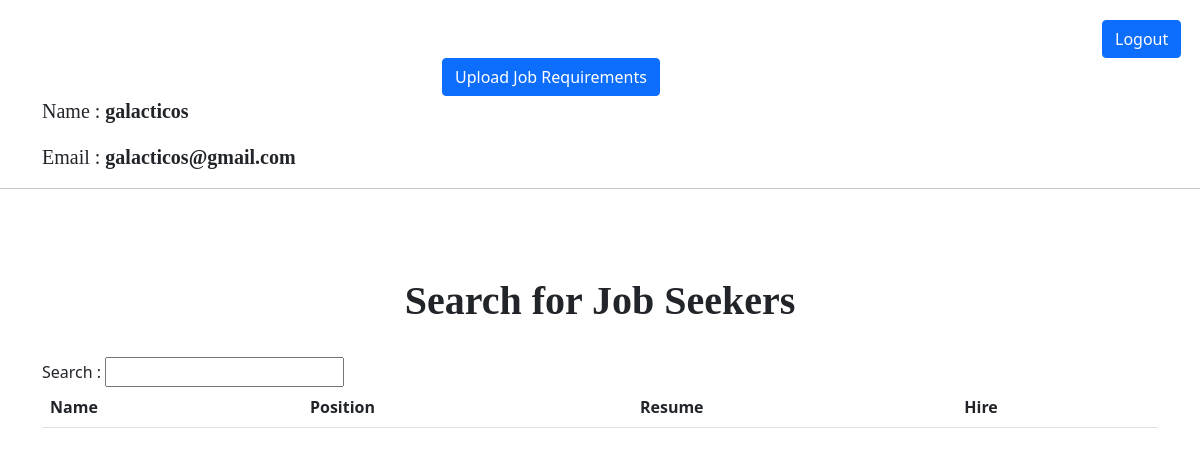
The app's page /companyprofile (signed in), older data.
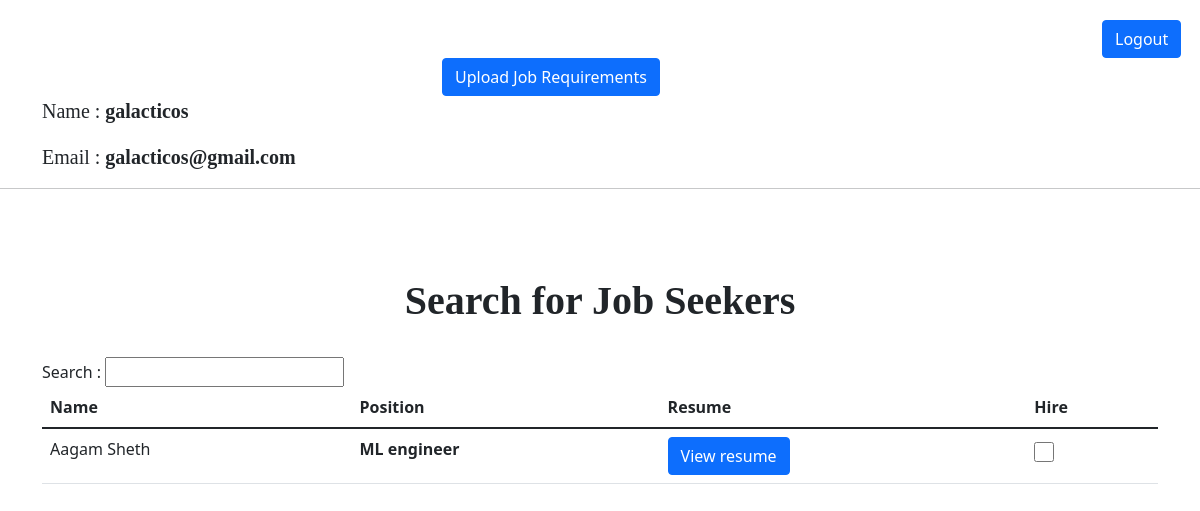
The same page, newer data.
### app.py (models this page shows)
class Company(db.Model):
    sno = db.Column(db.Integer, primary_key=True)
    name = db.Column(db.String(200), nullable=False)
    username = db.Column(db.String(200), unique=True)
    password = db.Column(db.String(200), nullable=False)
    jobTitle = db.Column(db.String(200), nullable=True)
    pdf = db.Column(db.String(200), nullable=True)

class User(db.Model):
    sno = db.Column(db.Integer, primary_key=True)
    name = db.Column(db.String(200), nullable=False)
    username = db.Column(db.String(200), unique=True)
    password = db.Column(db.String(200), nullable=False)
    resume = db.Column(db.String(200), nullable=True)
    position = db.Column(db.String(200), nullable=True)

### app.py (the view)
@app.route("/companyprofile")
def companyprofile():
    if 'company' in session:
        username = session['company']
        user = Company.query.filter_by(username=username).first()
        jobsearchers = User.query.all()
        return render_template('companyprofile.html', user=user, jobsearchers=jobsearchers)
    return redirect(url_for('companylogin'))

### templates/companyprofile.html (shortened to what this page needs)
<!DOCTYPE html>
<html lang="en">
  <head>
    <link
      href="https://cdn.jsdelivr.net/npm/bootstrap@5.1.1/dist/css/bootstrap.min.css"
      rel="stylesheet"
    />
  </head>
  <body>
    <div class="container">
      <div style="padding-left: 1060px; padding-top: 20px">
        <a class="btn btn-primary" href="/logoutcompany">Logout</a>
      </div>
      <a
        style="margin-left: 400px"
        class="btn btn-primary"
        href="/companyJobRequirement"
        >Upload Job Requirements</a
      >
      <p style="font-size: 20px; font-family: serif, georgia">
        Name : <b>{{user.name}}</b>
      </p>
      <p style="font-size: 20px; font-family: serif, georgia">
        Email : <b>{{user.username}}</b>
      </p>
    </div>
    <hr />
    <br /><br /><br />
    <div class="container">
      <h1
        class="text-center"
        style="font-family: serif, georgia; font-weight: bold"
      >
        Search for Job Seekers
      </h1>
      <br />
      Search : <input type="text" name="text" id="myInput" />
      <table class="table">
        <thead>
          <tr>
            <th>Name</th>
            <th>Position</th>
            <th>Resume</th>
            <th>Hire</th>
          </tr>
        </thead>
        <tbody id="myTable">
          {% for i in jobsearchers %}
          <tr>
            <td>{{i.name}}</td>
            <td style="font-weight: bold">{{i.position}}</td>
            <td>
              {% if i.resume %}
              <a
                href="static/resumes/{{i.resume}}"
                class="btn btn-primary"
                target="__blank"
              >
                View resume
              </a>
              {% else %} No Resume {% endif %}
            </td>
            <td>
              <input type="checkbox" style="width: 20px; height: 30px" />
            </td>
          </tr>
          {% endfor %}
        </tbody>
      </table>
    </div>
  </body>
</html>

Row changes from the older to the newer data that the page shows:
added User: name "Aagam Sheth", position "ML engineer"
